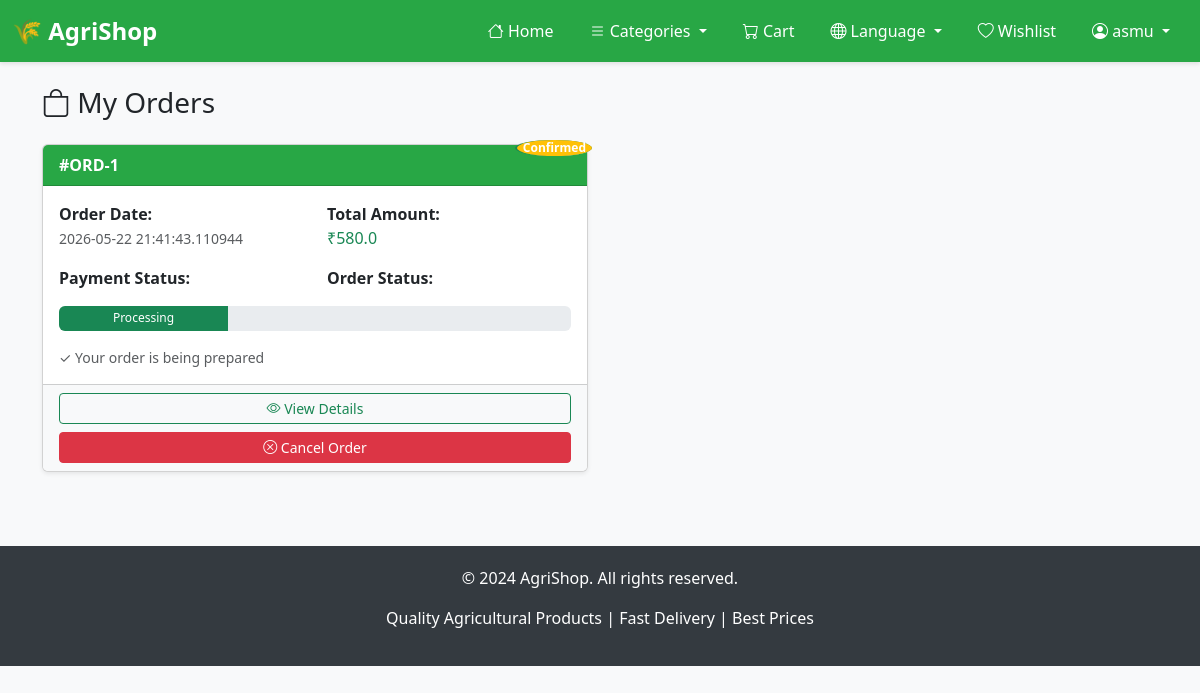
/my-orders (signed in), run on the app's committed database.
### tables this page shows
CREATE TABLE users (
        id INTEGER PRIMARY KEY AUTOINCREMENT,
        username TEXT UNIQUE,
        password TEXT,
        email TEXT,
        phone TEXT,
        address TEXT,
        city TEXT,
        pincode TEXT,
        created_at TIMESTAMP,
        role TEXT DEFAULT 'customer'
    );

CREATE TABLE orders (
        id INTEGER PRIMARY KEY AUTOINCREMENT,
        user_id INTEGER,
        total_amount REAL,
        order_date TIMESTAMP,
        status TEXT,
        payment_status TEXT,
        payment_id TEXT,
        FOREIGN KEY (user_id) REFERENCES users (id)
    );

### app.py (the view)
@app.route('/my-orders')
def my_orders():
    if "user" not in session:
        return redirect(url_for("login"))
    conn = sqlite3.connect("database.db")
    cursor = conn.cursor()
    cursor.execute("SELECT id FROM users WHERE username=?", (session["user"],))
    user = cursor.fetchone()
    cursor.execute("""
        SELECT * FROM orders WHERE user_id=?
        ORDER BY order_date DESC
    """, (user[0],))
    orders = cursor.fetchall()
    conn.close()
    return render_template("my_orders.html", orders=orders)

### app.py (called while the page is built)
def get_locale():
    return session.get('language', 'en')

def get_translation(key, default=''):
    locale = get_locale()
    return translations.get(locale, {}).get(key, translations.get('en', {}).get(key, default))

@app.before_request
def inject_translations():
    request.get_translation = get_translation
    request.current_language = get_locale()

### templates/my_orders.html (shortened to what this page needs)
{% extends "base.html" %}
{% block content %}
<h3 class="mb-4"><i class="bi bi-bag"></i> My Orders</h3>
{% if orders %}
    <div class="row">
        {% for order in orders %}
        <div class="col-md-6 mb-4">
            <div class="card h-100 shadow-sm">
                <div class="card-header" style="background-color: {% if order[4] == 'Confirmed' %}#28a745{% elif order[4] == 'Shipped' %}#0dcaf0{% elif order[4] == 'Delivered' %}#198754{% else %}#ffc107{% endif %}; color: white;">
                    <div class="d-flex justify-content-between align-items-center">
                        <strong>#ORD-{{ order[0] }}</strong>
                        <span class="badge bg-light text-dark">{{ order[4] }}</span>
                    </div>
                </div>
                <div class="card-body">
                    <div class="row mb-3">
                        <div class="col-md-6">
                            <strong>Order Date:</strong><br>
                            <small class="text-muted">{{ order[3] }}</small>
                        </div>
                        <div class="col-md-6">
                            <strong>Total Amount:</strong><br>
                            <span class="text-success fs-6">₹{{ order[2] }}</span>
                        </div>
                    </div>
                    <div class="row mb-3">
                        <div class="col-md-6">
                            <strong>Payment Status:</strong><br>
                            <span class="badge {% if order[5] == 'Completed' %}bg-success{% else %}bg-warning{% endif %}">{{ order[5] }}</span>
                        </div>
                        <div class="col-md-6">
                            <strong>Order Status:</strong><br>
                            <span class="badge {% if order[4] == 'Delivered' %}bg-success{% elif order[4] == 'Shipped' %}bg-info{% else %}bg-warning{% endif %}">{{ order[4] }}</span>
                        </div>
                    </div>
                    <div class="mb-3">
                        <div class="progress" style="height: 25px;">
                            <div class="progress-bar bg-success" role="progressbar"
                                style="width: {% if order[4] == 'Delivered' %}100{% elif order[4] == 'Shipped' %}66{% elif order[4] == 'Confirmed' %}33{% else %}10{% endif %}%;"
                                aria-valuenow="70" aria-valuemin="0" aria-valuemax="100">
                                {% if order[4] == 'Delivered' %}Delivered
                                {% elif order[4] == 'Shipped' %}In Transit
                                {% elif order[4] == 'Confirmed' %}Processing
                                {% else %}Pending
                                {% endif %}
                            </div>
                        </div>
                    </div>
                    <p class="mb-0 text-muted small">
                        {% if order[4] == 'Delivered' %}
                            ✓ Your order has been delivered
                        {% elif order[4] == 'Shipped' %}
                            ✓ Your order is on its way
                        {% elif order[4] == 'Confirmed' %}
                            ✓ Your order is being prepared
                        {% else %}
                            ⏳ Waiting for payment confirmation
                        {% endif %}
                    </p>
                </div>
                <div class="card-footer bg-light d-grid gap-2">
                    <a href="/order/{{ order[0] }}" class="btn btn-sm btn-outline-success w-100">
                        <i class="bi bi-eye"></i> View Details
                    </a>
                    {% if order[4] not in ['Shipped', 'Delivered', 'Cancelled'] %}
                        <a href="/cancel_order/{{ order[0] }}" class="btn btn-sm btn-danger w-100">
                            <i class="bi bi-x-circle"></i> Cancel Order
                        </a>
                    {% endif %}
                </div>
            </div>
        </div>
        {% endfor %}
    </div>
{% endif %}
{% endblock %}

### templates/base.html (shortened to what this page needs)
<!DOCTYPE html>
<html>
<head>
    <link href="https://cdn.jsdelivr.net/npm/bootstrap@5.3.0/dist/css/bootstrap.min.css" rel="stylesheet">
    <link href="https://cdn.jsdelivr.net/npm/bootstrap-icons@1.10.0/font/bootstrap-icons.css" rel="stylesheet">
</head>
<body>
<nav class="navbar navbar-expand-lg navbar-dark">
    <div class="container-fluid">
        <a class="navbar-brand" href="/">🌾 AgriShop</a>
        <div class="collapse navbar-collapse" id="navbarNav">
            <ul class="navbar-nav ms-auto">
                <li class="nav-item">
                    <a class="nav-link" href="/">
                        <i class="bi bi-house"></i> {{ request.get_translation('home') }}
                    </a>
                </li>
                <li class="nav-item dropdown">
                    <a class="nav-link dropdown-toggle" href="#" id="categoriesDropdown" role="button" data-bs-toggle="dropdown">
                        <i class="bi bi-list"></i> {{ request.get_translation('categories') }}
                    </a>
                </li>
                <li class="nav-item">
                    <a class="nav-link position-relative" href="/cart">
                        <i class="bi bi-cart"></i> {{ request.get_translation('cart') }}
                        {% set cart_count = session.get('cart', {})|length %}
                    </a>
                </li>
                <li class="nav-item dropdown">
                    <a class="nav-link dropdown-toggle" href="#" id="languageDropdown" role="button" data-bs-toggle="dropdown">
                        <i class="bi bi-globe"></i> {{ request.get_translation('language') }}
                    </a>
                </li>
                {% if session.get('user') %}
                    <li class="nav-item">
                        <a class="nav-link" href="/wishlist">
                            <i class="bi bi-heart"></i> {{ request.get_translation('wishlist') }}
                        </a>
                    </li>
                    <li class="nav-item dropdown">
                        <a class="nav-link dropdown-toggle" href="#" id="userDropdown" role="button" data-bs-toggle="dropdown">
                            <i class="bi bi-person-circle"></i> {{ session.get('user') }}
                        </a>
                    </li>
                {% endif %}
            </ul>
        </div>
    </div>
</nav>
<div class="container mt-4 mb-5">
    {% block content %}{% endblock %}
</div>
<footer class="text-center">
    <div class="container">
        <p>&copy; 2024 AgriShop. {{ request.get_translation('all_rights_reserved', 'All rights reserved.') }}</p>
        <p>{{ request.get_translation('footer_message', 'Quality Agricultural Products | Fast Delivery | Best Prices') }}</p>
    </div>
</footer>
</body>
</html>

### templates/base.html (style rules this page uses)
body { background-color: #f8f9fa; }
.navbar { background-color: #28a745 !important; box-shadow: 0 2px 4px rgba(0,0,0,0.1); }
.navbar-brand { font-size: 1.5rem; font-weight: bold; }
.nav-link { color: white !important; margin: 0 10px; transition: opacity 0.3s; }
.badge { position: absolute; top: -5px; right: -5px; background-color: #dc3545; color: white; border-radius: 50%; padding: 2px 6px; font-size: 12px; }
footer { background-color: #343a40; color: white; padding: 20px 0; margin-top: 50px; }

### data on the page
users: get "asmu"
orders: id "1", order_date "2026-05-22 21:41:43.110944", total_amount "580.0", status "Confirmed", shows "Processing", shows "✓ Your order is being prepared"

### other printed values
{{ request.get_translation('home') }} "Home"
{{ request.get_translation('categories') }} "Categories"
{{ request.get_translation('cart') }} "Cart"
{{ request.get_translation('language') }} "Language"
{{ request.get_translation('wishlist') }} "Wishlist"
{{ request.get_translation('all_rights_reserved', 'All rights reserved.') }} "All rights reserved."
